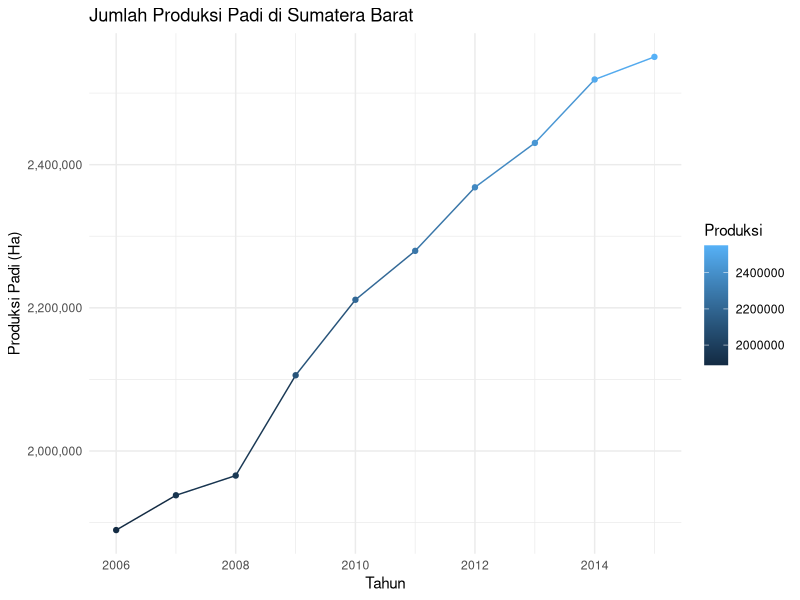
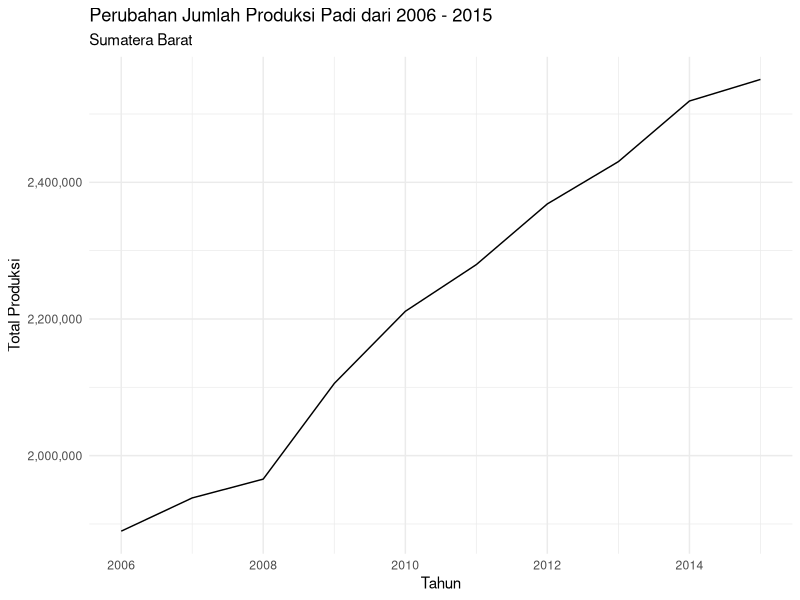
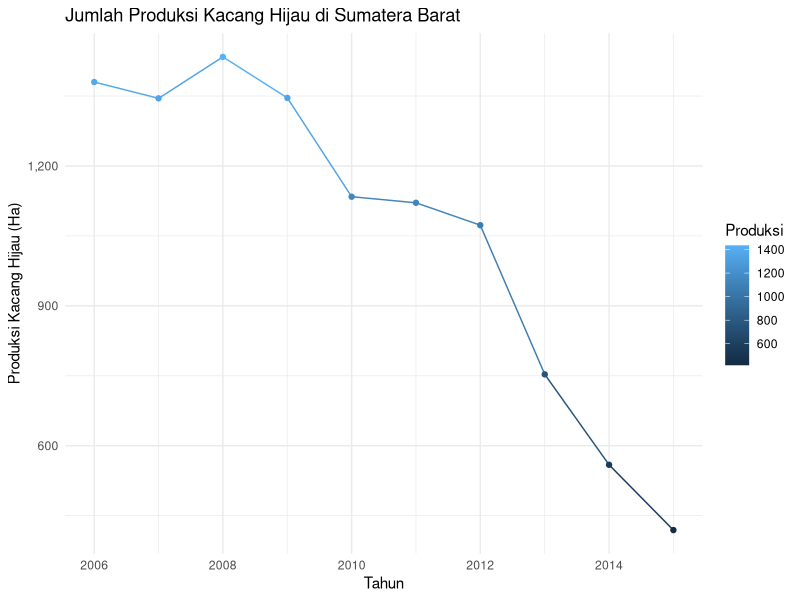
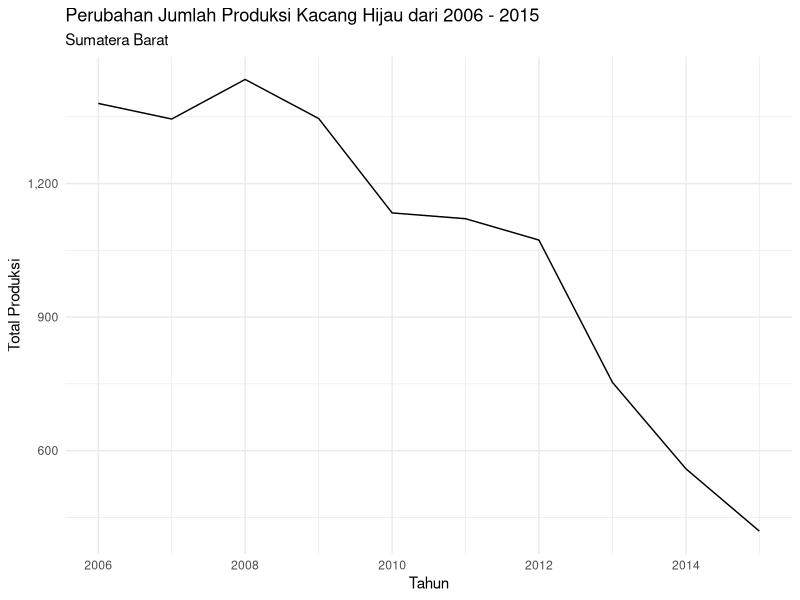
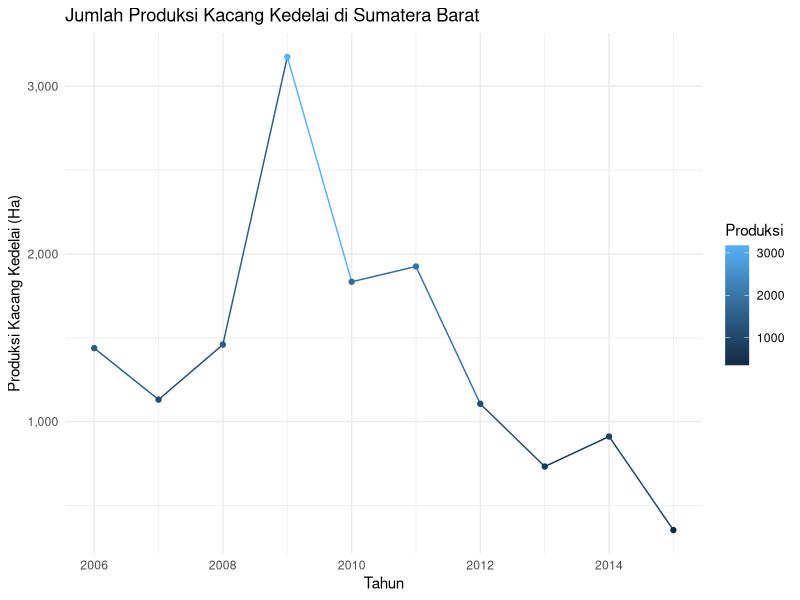
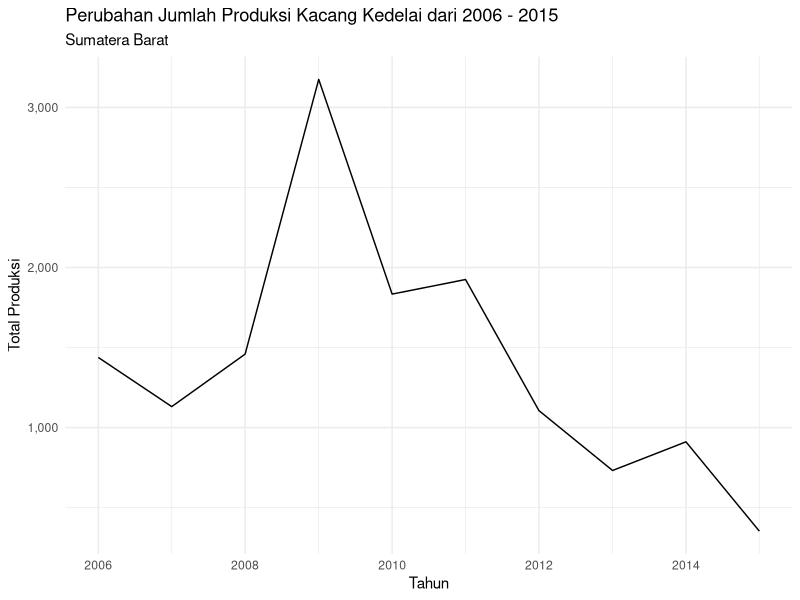
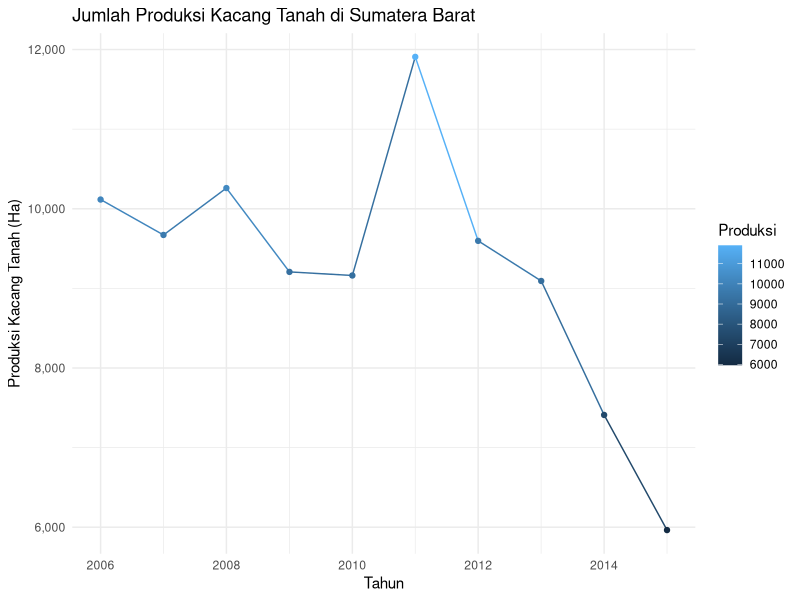
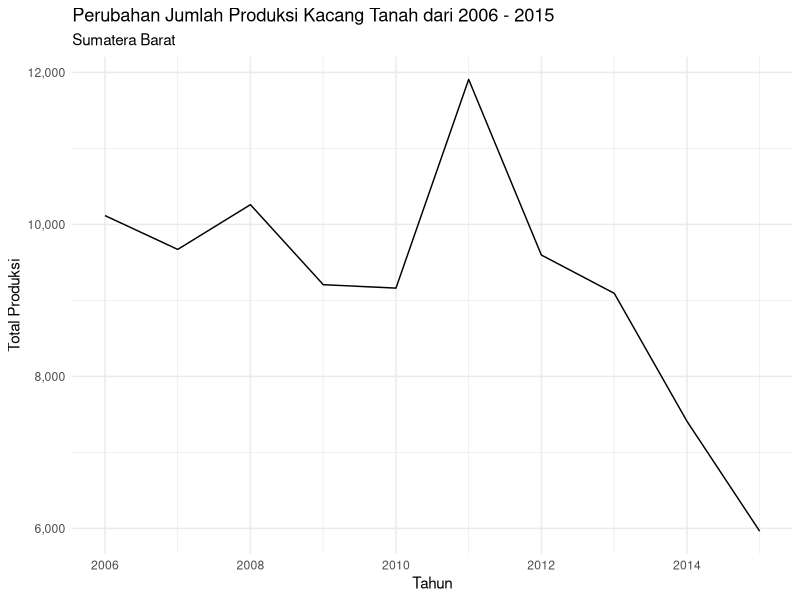

Recreate these plots in R, in order. (Note: this script raises an error after producing the figures.)
## ---- chunk 1
# library manipulasi data
library(tidyverse)
# library Untuk partisi dataset
library(caret) 
# library untuk evaluasi model
library(Metrics)
# library untuk import excel
library(readxl)
# library untuk model Random Forest
library(randomForest)
# library untuk model SVR
library(e1071)
## ---- chunk 2
Iklim <- read_excel("dataset/Dataset Tanaman Pangan dan Iklim di Indonesia (2006-2015).xlsx")
Iklim
## ---- chunk 3
# Menampilkan 6 data teratas
head(Iklim)
## ---- chunk 4
# Menampilkan 6 data terbawah
tail(Iklim)
## ---- chunk 5
glimpse(Iklim)
## ---- chunk 6
# Merubah type Tahun menjadi Date
Iklim$Tahun <- make_date(Iklim$Tahun)
glimpse(Iklim)
tail(Iklim)
head(Iklim)
## ---- chunk 7
# Menampilkan variabel dengan baris kosong
glimpse(Iklim)
colSums(is.na(Iklim))
## ---- chunk 8
# Menghapus data NA'S
iklim_clean <- na.omit(Iklim)
colSums(is.na(iklim_clean))
summary(iklim_clean)
## ---- chunk 9
glimpse(iklim_clean)
## ---- chunk 10
Jagung <- filter(iklim_clean, Jenis_Komoditi == "Jagung", Provinsi == "SUMATERA BARAT")
Jagung

## ---- chunk 11
KacangHijau <- filter(iklim_clean, Jenis_Komoditi == "Kacang Hijau", Provinsi == "SUMATERA BARAT")
KacangHijau
## ---- chunk 12
KacangKedelai <- filter(iklim_clean, Jenis_Komoditi == "Kedelai", Provinsi == "SUMATERA BARAT")
KacangKedelai
## ---- chunk 13
KacangTanah <- filter(iklim_clean, Jenis_Komoditi == "Kacang Tanah", Provinsi == "SUMATERA BARAT")
KacangTanah
## ---- chunk 14
UbiJalar <- filter(iklim_clean, Jenis_Komoditi == "Ubi Jalar", Provinsi == "SUMATERA BARAT")
UbiJalar

## ---- chunk 15
UbiKayu <- filter(iklim_clean, Jenis_Komoditi == "Ubi Kayu", Provinsi == "SUMATERA BARAT")
UbiKayu
## ---- chunk 16
Padi <- filter(iklim_clean, Jenis_Komoditi == "Padi", Provinsi == "SUMATERA BARAT")
Padi
## ---- chunk 17
plot_padi <- ggplot(Padi, aes(x = Tahun, y = Produksi, color = Produksi)) +
  geom_line() +
  geom_point() +
  labs(title = "Jumlah Produksi Padi di Sumatera Barat", x = "Tahun", y = "Produksi Padi (Ha)") +
  scale_y_continuous(labels = scales::comma) +
  theme_minimal() +
  theme(legend.position = "right")
plot_padi
## ---- chunk 18
# Hitung Pearson correlation coefficient
correlation_luaspanen_pd <- cor(Padi$Luas_Panen, Padi$Produksi)

# Nilai correlation coefficient
cat("Koefisien Korelasi Pearson Luas Panen dan Produksi:", correlation_luaspanen_pd)
## ---- chunk 19
# Hitung Pearson correlation coefficient
correlation_kecepatanangin_pd <- cor(Padi$Kecepatan_Angin, Padi$Produksi)

# Nilai correlation coefficient
cat("Koefisien Korelasi Pearson Kecepatan Angin dan Produksi:", correlation_kecepatanangin_pd)
## ---- chunk 20
# Hitung Pearson correlation coefficient
correlation_kelembapan_pd <- cor(Padi$Kelembapan, Padi$Produksi)

# Nilai correlation coefficient
cat("Koefisien Korelasi Pearson kelembapan dan Produksi:", correlation_kelembapan_pd)
## ---- chunk 21
# Hitung Pearson correlation coefficient
correlation_suhu_pd <- cor(Padi$Suhu, Padi$Produksi)

# Nilai correlation coefficient
cat("Koefisien Korelasi Pearson suhu dan Produksi:", correlation_suhu_pd)
## ---- chunk 22
# Hitung Pearson correlation coefficient
correlation_tekananudara_pd <- cor(Padi$Tekanan_Udara, Padi$Produksi)

# Nilai correlation coefficient
cat("Koefisien Korelasi Pearson tekanan udara dan Produksi:", correlation_tekananudara_pd)
## ---- chunk 23
# Hitung Pearson correlation coefficient
correlation_penyinaranmatahari_pd <- cor(Padi$Penyinaran_Matahari, Padi$Produksi)

# Nilai correlation coefficient
cat("Koefisien Korelasi Pearson Penyinaran Matahari dan Produksi:", correlation_penyinaranmatahari_pd)
## ---- chunk 24
# Menghitung total produksi untuk setiap tahun
summary_padi <- Padi %>%
  group_by(Tahun) %>%
  summarise(TotalProduksi = sum(Produksi))
summary_padi
## ---- chunk 25
# Visulisasi Produksi Padi Sepanjang Tahun 2006-2015
ggplot(summary_padi, aes(x = Tahun, y = TotalProduksi)) +
  geom_line() +
  scale_y_continuous(labels = scales::comma) +
  theme_minimal() +
  labs(title = "Perubahan Jumlah Produksi Padi dari 2006 - 2015",
       subtitle = "Sumatera Barat",
       x = "Tahun",
       y = "Total Produksi")
## ---- chunk 26
plot_kacanghijau <- ggplot(KacangHijau, aes(x = Tahun, y = Produksi, color = Produksi)) +
  geom_line() +
  geom_point() +
  labs(title = "Jumlah Produksi Kacang Hijau di Sumatera Barat", x = "Tahun", y = "Produksi Kacang Hijau (Ha)") +
  scale_y_continuous(labels = scales::comma) +
  theme_minimal() +
  theme(legend.position = "right")
plot_kacanghijau
## ---- chunk 27
# Hitung Pearson correlation coefficient
correlation_luaspanen_kh <- cor(KacangHijau$Luas_Panen, KacangHijau$Produksi)

# Nilai correlation coefficient
cat("Koefisien Korelasi Pearson Luas Panen dan Produksi:", correlation_luaspanen_kh)
## ---- chunk 28
# Hitung Pearson correlation coefficient
correlation_kecepatanangin_kh <- cor(KacangHijau$Kecepatan_Angin, KacangHijau$Produksi)

# Nilai correlation coefficient
cat("Koefisien Korelasi Pearson Kecepatan Angin dan Produksi:", correlation_kecepatanangin_kh)
## ---- chunk 29
# Hitung Pearson correlation coefficient
correlation_kelembapan_kh <- cor(KacangHijau$Kelembapan, KacangHijau$Produksi)

# Nilai correlation coefficient
cat("Koefisien Korelasi Pearson kelembapan dan Produksi:", correlation_kelembapan_kh)
## ---- chunk 30
# Hitung Pearson correlation coefficient
correlation_suhu_kh <- cor(KacangHijau$Suhu, KacangHijau$Produksi)

# Nilai correlation coefficient
cat("Koefisien Korelasi Pearson suhu dan Produksi:", correlation_suhu_kh)
## ---- chunk 31
# Hitung Pearson correlation coefficient
correlation_tekananudara_kh <- cor(KacangHijau$Tekanan_Udara, KacangHijau$Produksi)

# Nilai correlation coefficient
cat("Koefisien Korelasi Pearson tekanan udara dan Produksi:", correlation_tekananudara_kh)
## ---- chunk 32
# Hitung Pearson correlation coefficient
correlation_penyinaranmatahari_kh <- cor(KacangHijau$Penyinaran_Matahari, KacangHijau$Produksi)

# Nilai correlation coefficient
cat("Koefisien Korelasi Pearson Penyinaran Matahari dan Produksi:", correlation_penyinaranmatahari_kh)
## ---- chunk 33
# Menghitung total produksi untuk setiap tahun
summary_kacanghijau <- KacangHijau %>%
  group_by(Tahun) %>%
  summarise(TotalProduksi = sum(Produksi))
summary_kacanghijau
## ---- chunk 34
# Visulisasi Produksi Kacang Hijau Sepanjang Tahun 2006-2015
ggplot(summary_kacanghijau, aes(x = Tahun, y = TotalProduksi)) +
  geom_line() +
  scale_y_continuous(labels = scales::comma) +
  theme_minimal() +
  labs(title = "Perubahan Jumlah Produksi Kacang Hijau dari 2006 - 2015",
       subtitle = "Sumatera Barat",
       x = "Tahun",
       y = "Total Produksi")
## ---- chunk 35
plot_kacangkedelai <- ggplot(KacangKedelai, aes(x = Tahun, y = Produksi, color = Produksi)) +
  geom_line() +
  geom_point() +
  labs(title = "Jumlah Produksi Kacang Kedelai di Sumatera Barat", x = "Tahun", y = "Produksi Kacang Kedelai (Ha)") +
  scale_y_continuous(labels = scales::comma) +
  theme_minimal() +
  theme(legend.position = "right")
plot_kacangkedelai
## ---- chunk 36
# Hitung Pearson correlation coefficient
correlation_luaspanen_kd <- cor(KacangKedelai$Luas_Panen, KacangKedelai$Produksi)

# Nilai correlation coefficient
cat("Koefisien Korelasi Pearson Luas Panen dan Produksi:", correlation_luaspanen_kd)
## ---- chunk 37
# Hitung Pearson correlation coefficient
correlation_kecepatanangin_kd <- cor(KacangKedelai$Kecepatan_Angin, KacangKedelai$Produksi)

# Nilai correlation coefficient
cat("Koefisien Korelasi Pearson Kecepatan Angin dan Produksi:", correlation_kecepatanangin_kd)
## ---- chunk 38
# Hitung Pearson correlation coefficient
correlation_kelembapan_kd <- cor(KacangKedelai$Kelembapan, KacangKedelai$Produksi)

# Nilai correlation coefficient
cat("Koefisien Korelasi Pearson kelembapan dan Produksi:", correlation_kelembapan_kd)
## ---- chunk 39
# Hitung Pearson correlation coefficient
correlation_suhu_kd <- cor(KacangKedelai$Suhu, KacangKedelai$Produksi)

# Nilai correlation coefficient
cat("Koefisien Korelasi Pearson suhu dan Produksi:", correlation_suhu_kd)
## ---- chunk 40
# Hitung Pearson correlation coefficient
correlation_tekananudara_kd <- cor(KacangKedelai$Tekanan_Udara, KacangKedelai$Produksi)

# Nilai correlation coefficient
cat("Koefisien Korelasi Pearson tekanan udara dan Produksi:", correlation_tekananudara_kd)
## ---- chunk 41
# Hitung Pearson correlation coefficient
correlation_penyinaranmatahari_kd <- cor(KacangKedelai$Penyinaran_Matahari, KacangKedelai$Produksi)

# Nilai correlation coefficient
cat("Koefisien Korelasi Pearson Penyinaran Matahari dan Produksi:", correlation_penyinaranmatahari_kd)
## ---- chunk 42
# Menghitung total produksi untuk setiap tahun
summary_kacangkedelai <- KacangKedelai %>%
  group_by(Tahun) %>%
  summarise(TotalProduksi = sum(Produksi))
summary_kacangkedelai
## ---- chunk 43
# Visulisasi Produksi Kacang Hijau Sepanjang Tahun 2006-2015
ggplot(summary_kacangkedelai, aes(x = Tahun, y = TotalProduksi)) +
  geom_line() +
  scale_y_continuous(labels = scales::comma) +
  theme_minimal() +
  labs(title = "Perubahan Jumlah Produksi Kacang Kedelai dari 2006 - 2015",
       subtitle = "Sumatera Barat",
       x = "Tahun",
       y = "Total Produksi")
## ---- chunk 44
plot_kacangtanah <- ggplot(KacangTanah, aes(x = Tahun, y = Produksi, color = Produksi)) +
  geom_line() +
  geom_point() +
  labs(title = "Jumlah Produksi Kacang Tanah di Sumatera Barat", x = "Tahun", y = "Produksi Kacang Tanah (Ha)") +
  scale_y_continuous(labels = scales::comma) +
  theme_minimal() +
  theme(legend.position = "right")
plot_kacangtanah
## ---- chunk 45
# Hitung Pearson correlation coefficient
correlation_luaspanen_kt <- cor(KacangTanah$Luas_Panen, KacangTanah$Produksi)

# Nilai correlation coefficient
cat("Koefisien Korelasi Pearson Luas Panen dan Produksi:", correlation_luaspanen_kt)
## ---- chunk 46
# Hitung Pearson correlation coefficient
correlation_kecepatanangin_kt <- cor(KacangTanah$Kecepatan_Angin, KacangTanah$Produksi)

# Nilai correlation coefficient
cat("Koefisien Korelasi Pearson Kecepatan Angin dan Produksi:", correlation_kecepatanangin_kt)
## ---- chunk 47
# Hitung Pearson correlation coefficient
correlation_kelembapan_kt <- cor(KacangTanah$Kelembapan, KacangTanah$Produksi)

# Nilai correlation coefficient
cat("Koefisien Korelasi Pearson kelembapan dan Produksi:", correlation_kelembapan_kt)
## ---- chunk 48
# Hitung Pearson correlation coefficient
correlation_suhu_kt <- cor(KacangTanah$Suhu, KacangTanah$Produksi)

# Nilai correlation coefficient
cat("Koefisien Korelasi Pearson suhu dan Produksi:", correlation_suhu_kt)
## ---- chunk 49
# Hitung Pearson correlation coefficient
correlation_tekananudara_kt <- cor(KacangTanah$Tekanan_Udara, KacangTanah$Produksi)

# Nilai correlation coefficient
cat("Koefisien Korelasi Pearson tekanan udara dan Produksi:", correlation_tekananudara_kt)
## ---- chunk 50
# Hitung Pearson correlation coefficient
correlation_penyinaranmatahari_kt <- cor(KacangTanah$Penyinaran_Matahari, KacangTanah$Produksi)

# Nilai correlation coefficient
cat("Koefisien Korelasi Pearson Penyinaran Matahari dan Produksi:", correlation_penyinaranmatahari_kt)
## ---- chunk 51
# Menghitung total produksi untuk setiap tahun
summary_kacangtanah <- KacangTanah %>%
  group_by(Tahun) %>%
  summarise(TotalProduksi = sum(Produksi))
summary_kacangtanah
## ---- chunk 52
# Visulisasi Produksi Kacang Tanah Sepanjang Tahun 2006-2015
ggplot(summary_kacangtanah, aes(x = Tahun, y = TotalProduksi)) +
  geom_line() +
  scale_y_continuous(labels = scales::comma) +
  theme_minimal() +
  labs(title = "Perubahan Jumlah Produksi Kacang Tanah dari 2006 - 2015",
       subtitle = "Sumatera Barat",
       x = "Tahun",
       y = "Total Produksi")
## ---- chunk 53
plot_ubijalar <- ggplot(UbiJalar, aes(x = Tahun, y = Produksi, color = Produksi)) +
  geom_line() +
  geom_point() +
  labs(title = "Jumlah Produksi Ubi Jalar di Sumatera Barat", x = "Tahun", y = "Produksi Ubi Jalar (Ha)") +
  scale_y_continuous(labels = scales::comma) +
  theme_minimal() +
  theme(legend.position = "right")
plot_ubijalar
## ---- chunk 54
# Hitung Pearson correlation coefficient
correlation_luaspanen_uj <- cor(UbiJalar$Luas_Panen, UbiJalar$Produksi)

# Nilai correlation coefficient
cat("Koefisien Korelasi Pearson Luas Panen dan Produksi:", correlation_luaspanen_uj)
## ---- chunk 55
# Hitung Pearson correlation coefficient
correlation_kecepatanangin_uj <- cor(UbiJalar$Kecepatan_Angin, UbiJalar$Produksi)

# Nilai correlation coefficient
cat("Koefisien Korelasi Pearson Kecepatan Angin dan Produksi:", correlation_kecepatanangin_uj)
## ---- chunk 56
# Hitung Pearson correlation coefficient
correlation_kelembapan_uj <- cor(UbiJalar$Kelembapan, UbiJalar$Produksi)

# Nilai correlation coefficient
cat("Koefisien Korelasi Pearson kelembapan dan Produksi:", correlation_kelembapan_uj)
## ---- chunk 57
# Hitung Pearson correlation coefficient
correlation_suhu_uj <- cor(UbiJalar$Suhu, UbiJalar$Produksi)

# Nilai correlation coefficient
cat("Koefisien Korelasi Pearson suhu dan Produksi:", correlation_suhu_uj)
## ---- chunk 58
# Hitung Pearson correlation coefficient
correlation_tekananudara_uj <- cor(UbiJalar$Tekanan_Udara, UbiJalar$Produksi)

# Nilai correlation coefficient
cat("Koefisien Korelasi Pearson tekanan udara dan Produksi:", correlation_tekananudara_uj)
## ---- chunk 59
# Hitung Pearson correlation coefficient
correlation_penyinaranmatahari_uj <- cor(UbiJalar$Penyinaran_Matahari, UbiJalar$Produksi)

# Nilai correlation coefficient
cat("Koefisien Korelasi Pearson Penyinaran Matahari dan Produksi:", correlation_penyinaranmatahari_uj)
## ---- chunk 60
# Menghitung total produksi untuk setiap tahun
summary_ubijalar <- UbiJalar %>%
  group_by(Tahun) %>%
  summarise(TotalProduksi = sum(Produksi))
summary_ubijalar
## ---- chunk 61
# Visulisasi Produksi Ubi Jalar Sepanjang Tahun 2006-2015
ggplot(summary_ubijalar, aes(x = Tahun, y = TotalProduksi)) +
  geom_line() +
  scale_y_continuous(labels = scales::comma) +
  theme_minimal() +
  labs(title = "Perubahan Jumlah Produksi Ubi Jalar dari 2006 - 2015",
       subtitle = "Sumatera Barat",
       x = "Tahun",
       y = "Total Produksi")
## ---- chunk 62
plot_ubikayu <- ggplot(UbiKayu, aes(x = Tahun, y = Produksi, color = Produksi)) +
  geom_line() +
  geom_point() +
  labs(title = "Jumlah Produksi Ubi Kayu di Sumatera Barat", x = "Tahun", y = "Produksi Ubi Kayu (Ha)") +
  scale_y_continuous(labels = scales::comma) +
  theme_minimal() +
  theme(legend.position = "right")
plot_ubikayu
## ---- chunk 63
# Hitung Pearson correlation coefficient
correlation_luaspanen_uk <- cor(UbiKayu$Luas_Panen, UbiKayu$Produksi)

# Nilai correlation coefficient
cat("Koefisien Korelasi Pearson Luas Panen dan Produksi:", correlation_luaspanen_uk)
## ---- chunk 64
# Hitung Pearson correlation coefficient
correlation_kecepatanangin_uk <- cor(UbiKayu$Kecepatan_Angin, UbiKayu$Produksi)

# Nilai correlation coefficient
cat("Koefisien Korelasi Pearson Kecepatan Angin dan Produksi:", correlation_kecepatanangin_uk)
## ---- chunk 65
# Hitung Pearson correlation coefficient
correlation_kelembapan_uk <- cor(UbiKayu$Kelembapan, UbiKayu$Produksi)

# Nilai correlation coefficient
cat("Koefisien Korelasi Pearson kelembapan dan Produksi:", correlation_kelembapan_uk)
## ---- chunk 66
# Hitung Pearson correlation coefficient
correlation_suhu_uk <- cor(UbiKayu$Suhu, UbiKayu$Produksi)

# Nilai correlation coefficient
cat("Koefisien Korelasi Pearson suhu dan Produksi:", correlation_suhu_uk)
## ---- chunk 67
# Hitung Pearson correlation coefficient
correlation_tekananudara_uk <- cor(UbiKayu$Tekanan_Udara, UbiKayu$Produksi)

# Nilai correlation coefficient
cat("Koefisien Korelasi Pearson tekanan udara dan Produksi:", correlation_tekananudara_uk)
## ---- chunk 68
# Hitung Pearson correlation coefficient
correlation_penyinaranmatahari_uk <- cor(UbiKayu$Penyinaran_Matahari, UbiKayu$Produksi)

# Nilai correlation coefficient
cat("Koefisien Korelasi Pearson Penyinaran Matahari dan Produksi:", correlation_penyinaranmatahari_uk)
## ---- chunk 69
# Menghitung total produksi untuk setiap tahun
summary_ubikayu <- UbiKayu %>%
  group_by(Tahun) %>%
  summarise(TotalProduksi = sum(Produksi))
summary_ubikayu
## ---- chunk 70
# Visulisasi Produksi Ubi Kayu Sepanjang Tahun 2006-2015
ggplot(summary_ubikayu, aes(x = Tahun, y = TotalProduksi)) +
  geom_line() +
  scale_y_continuous(labels = scales::comma) +
  theme_minimal() +
  labs(title = "Perubahan Jumlah Produksi Ubi Kayu dari 2006 - 2015",
       subtitle = "Sumatera Barat",
       x = "Tahun",
       y = "Total Produksi")
## ---- chunk 71
plot_jagung <- ggplot(Jagung, aes(x = Tahun, y = Produksi, color = Produksi)) +
  geom_line() +
  geom_point() +
  labs(title = "Jumlah Produksi Jagung di Sumatera Barat", x = "Tahun", y = "Produksi Jagung (Ha)") +
  scale_y_continuous(labels = scales::comma) +
  theme_minimal() +
  theme(legend.position = "right")
plot_jagung
## ---- chunk 72
# Hitung Pearson correlation coefficient
correlation_luaspanen_jg <- cor(Jagung$Luas_Panen, Jagung$Produksi)

# Nilai correlation coefficient
cat("Koefisien Korelasi Pearson Luas Panen dan Produksi:", correlation_luaspanen_jg)
## ---- chunk 73
# Hitung Pearson correlation coefficient
correlation_kecepatanangin_jg <- cor(Jagung$Kecepatan_Angin, Jagung$Produksi)

# Nilai correlation coefficient
cat("Koefisien Korelasi Pearson Kecepatan Angin dan Produksi:", correlation_kecepatanangin_jg)
## ---- chunk 74
# Hitung Pearson correlation coefficient
correlation_kelembapan_jg <- cor(Jagung$Kelembapan, Jagung$Produksi)

# Nilai correlation coefficient
cat("Koefisien Korelasi Pearson kelembapan dan Produksi:", correlation_kelembapan_jg)
## ---- chunk 75
# Hitung Pearson correlation coefficient
correlation_suhu_jg <- cor(Jagung$Suhu, Jagung$Produksi)

# Nilai correlation coefficient
cat("Koefisien Korelasi Pearson suhu dan Produksi:", correlation_suhu_jg)
## ---- chunk 76
# Hitung Pearson correlation coefficient
correlation_tekananudara_jg <- cor(Jagung$Tekanan_Udara, Jagung$Produksi)

# Nilai correlation coefficient
cat("Koefisien Korelasi Pearson tekanan udara dan Produksi:", correlation_tekananudara_jg)
## ---- chunk 77
# Hitung Pearson correlation coefficient
correlation_penyinaranmatahari_jg <- cor(Jagung$Penyinaran_Matahari, Jagung$Produksi)

# Nilai correlation coefficient
cat("Koefisien Korelasi Pearson Penyinaran Matahari dan Produksi:", correlation_penyinaranmatahari_jg)
## ---- chunk 78
# Menghitung total produksi untuk setiap tahun
summary_jagung <- Jagung %>%
  group_by(Tahun) %>%
  summarise(TotalProduksi = sum(Produksi))
summary_jagung
## ---- chunk 79
# Visulisasi Produksi Jagung Sepanjang Tahun 2006-2015
ggplot(summary_jagung, aes(x = Tahun, y = TotalProduksi)) +
  geom_line() +
  scale_y_continuous(labels = scales::comma) +
  theme_minimal() +
  labs(title = "Perubahan Jumlah Produksi Jagung dari 2006 - 2015",
       subtitle = "Sumatera Barat",
       x = "Tahun",
       y = "Total Produksi")
## ---- chunk 80
set.seed(123)  # Untuk hasil yang dapat direproduksi
splitIndex <- createDataPartition(Padi$Produksi, p = 0.6, list = FALSE)
data_train_Padi <- Padi[splitIndex, ]  # Data pelatihan (60%)
data_test_Padi <- Padi[-splitIndex, ]  # Data pengujian (40%)
data_train_Padi
data_test_Padi 
## ---- chunk 81
# Membuat model RF
rf_model_Padi <- randomForest(Produksi ~ Produktivitas + Luas_Panen + Kecepatan_Angin + Kelembapan + Suhu + Tekanan_Udara + Penyinaran_Matahari, data = data_train, ntree = 1000)
rf_model_Padi
## ---- chunk 82
# Melakukan Prediksi terhadap Data Pengujian
predictions_rf_Padi <- predict(rf_model_Padi, data_test_Padi)
predictions_rf_Padi
## ---- chunk 83
# Visualisasi Hasil
result_data_rf_Padi <- data.frame(Produksi = data_test_Padi$Produksi, Predictions = predictions_rf_Padi)

# Visualisasi Perbandingan Produksi Aktual dengan Hasil Prediksi
ggplot(data = result_data_rf_Padi, aes(x = Produksi, y = Predictions)) +
  geom_point() +
  geom_abline(intercept = 0, slope = 1, color = "red", linetype = "dashed") +
  scale_x_continuous(labels = scales::comma) +
  scale_y_continuous(labels = scales::comma) +
  labs(x = "Produksi Aktual (Ton)", y = "Prediksi Produksi (Ton)") +
  ggtitle("Perbandingan Produksi Aktual dan Prediksi Model RF") +
  theme_minimal()
## ---- chunk 84
# Visualisasi Produksi Aktual dengan Hasil Prediksi
ggplot(data = result_data_rf_Padi, aes(x = 1:length(Produksi))) +
  geom_line(aes(y = Produksi, color = "Aktual"), size = 1) +
  geom_line(aes(y = Predictions, color = "Prediksi"), size = 1) +
  labs(x = "Observasi", y = "Produksi (Ton)") +
  scale_color_manual(values = c("Aktual" = "blue", "Prediksi" = "red")) +
  ggtitle("Perbandingan Produksi Aktual dan Prediksi Model RF") +
  theme_minimal()
## ---- chunk 85
# Visualisasi hasil prediksi dengan sumbu x adalah tahun
result_data_rf2_Padi <- data.frame(Tahun = data_test_Padi$Tahun, Produksi = data_test_Padi$Produksi, Predictions = predictions_rf_Padi)

ggplot(data = result_data_rf2_Padi, aes(x = Tahun)) +
  geom_line(aes(y = Produksi, color = "Aktual"), size = 1) +
  geom_line(aes(y = Predictions, color = "Prediksi"), size = 1) +
  labs(x = "Tahun", y = "Produksi (Ton)") +
  scale_color_manual(values = c("Aktual" = "blue", "Prediksi" = "red")) +
  ggtitle("Perbandingan Produksi Aktual dan Prediksi Model RF") +
  scale_y_continuous(labels = scales::comma) +
  theme_minimal()
## ---- chunk 86
# Ambil variabel yang penting dalam data
importance_rf_Padi <- data.frame(Variable = row.names(importance(rf_model_Padi)),
                              Importance = importance(rf_model_Padi)[, 1])

# Urutkan data berdasarkan derajat variabel penting
importance_rf_Padi <- importance_rf_Padi[order(importance_rf_Padi$Importance, decreasing = TRUE), ]
importance_rf_Padi

# Visualisasi dengan ggplot
ggplot(importance_rf_Padi, aes(x = reorder(Variable, Importance), y = Importance)) +
  geom_bar(stat = "identity", fill = "blue") +
  labs(title = "Variable Importance Plot",
       x = "Variable",
       y = "Importance") +
  theme(axis.text.x = element_text(angle = 45, hjust = 1)) + # Rotating x-axis menjadi mudah dilihat
  theme_minimal()
## ---- chunk 87
# Evaluasi RF Model

# Hitung MAE
mae_value_rf_Padi <- mae(data_test_Padi$Produksi, predictions_rf_Padi)

# Hitung MSE
mse_value_rf_Padi <- mse(data_test_Padi$Produksi, predictions_rf_Padi)

# Hitung RMSE
rmse_value_rf_Padi <- rmse(data_test_Padi$Produksi, predictions_rf_Padi)

# Hitung MAPE
mape_value_rf_Padi <- mape(data_test_Padi$Produksi, predictions_rf_Padi)

# Tampilkan hasil evaluasi
cat(paste("MAE: ", mae_value_rf_Padi, "\n"))
cat(paste("MSE: ", mse_value_rf_Padi, "\n"))
cat(paste("RMSE: ", rmse_value_rf_Padi, "\n"))
cat(paste("MAPE: ", mape_value_rf_Padi, "%\n"))
## ---- chunk 88
# Membuat model SVR
svr_model_Padi <- svm(Produksi ~ Produktivitas + Luas_Panen + Kecepatan_Angin + Kelembapan + Suhu + Tekanan_Udara + Penyinaran_Matahari, data = data_train_Padi, kernel = "radial", cost = 1)
svr_model_Padi
## ---- chunk 89
# Melakukan prediksi dengan Data Testing
predictions_svr_Padi <- predict(svr_model_Padi, data_test_Padi)
predictions_svr_Padi
## ---- chunk 90
# Visualisasi hasil prediksi
result_data_svr_Padi <- data.frame(Produksi = data_test_Padi$Produksi, Predictions = predictions_svr_Padi)

ggplot(data = result_data_svr_Padi, aes(x = Produksi, y = Predictions)) +
  geom_point() +
  geom_abline(intercept = 0, slope = 1, color = "red", linetype = "dashed") +
  labs(x = "Produksi Aktual (Ton)", y = "Prediksi Produksi (Ton)") +
  scale_x_continuous(labels = scales::comma) +
  scale_y_continuous(labels = scales::comma) +
  ggtitle("Perbandingan Produksi Aktual dan Prediksi Model SVR") +
  theme_minimal()
## ---- chunk 91
# Buat grafik garis dengan ggplot2
ggplot(data = result_data_svr_Padi, aes(x = 1:length(Produksi))) +
  geom_line(aes(y = Produksi, color = "Aktual"), size = 1) +
  geom_line(aes(y = Predictions, color = "Prediksi"), size = 1) +
  labs(x = "Observasi", y = "Produksi (Ton)") +
  scale_color_manual(values = c("Aktual" = "blue", "Prediksi" = "red")) +
  ggtitle("Perbandingan Produksi Aktual dan Prediksi Model SVR") +
  scale_y_continuous(labels = scales::comma) +
  theme_minimal()
## ---- chunk 92
# Visualisasi hasil prediksi dengan sumbu x adalah tahun
result_data_svr2_Padi <- data.frame(Tahun = data_test_Padi$Tahun, Produksi = data_test_Padi$Produksi, Predictions = predictions_svr_Padi)

ggplot(data = result_data_svr2_Padi, aes(x = Tahun)) +
  geom_line(aes(y = Produksi, color = "Aktual"), size = 1) +
  geom_line(aes(y = Predictions, color = "Prediksi"), size = 1) +
  labs(x = "Tahun", y = "Produksi (Ton)") +
  scale_color_manual(values = c("Aktual" = "blue", "Prediksi" = "red")) +
  ggtitle("Perbandingan Produksi Aktual dan Prediksi Model SVR") +
  scale_y_continuous(labels = scales::comma) +
  theme_minimal()
## ---- chunk 93
# Evaluasi SVR Model

# Hitung MAE
mae_value_svr_Padi <- mae(data_test_Padi$Produksi, predictions_svr_Padi)

# Hitung MSE
mse_value_svr_Padi <- mse(data_test_Padi$Produksi, predictions_svr_Padi)

# Hitung RMSE
rmse_value_svr_Padi <- rmse(data_test_Padi$Produksi, predictions_svr_Padi)

# Hitung MAPE
mape_value_svr_Padi <- mape(data_test_Padi$Produksi, predictions_svr_Padi)

# Tampilkan hasil evaluasi
cat(paste("MAE: ", mae_value_svr_Padi, "\n"))
cat(paste("MSE: ", mse_value_svr_Padi, "\n"))
cat(paste("RMSE: ", rmse_value_svr_Padi, "\n"))
cat(paste("MAPE: ", mape_value_svr_Padi, "%\n"))
